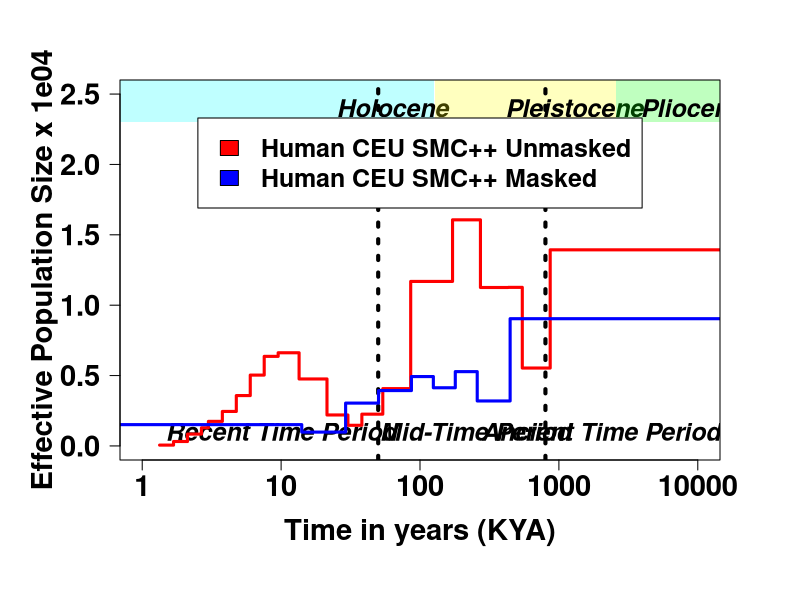

The R source for this figure:

ceu_hm <- read.csv("smcpp_hm.csv")
ceu_un <- read.csv("smcpp_un.csv")


pdf("Figure_1D.pdf",height=12,width=16)
par(mar = c(7, 6, 4, 4))
plot(ceu_un$x/1000,ceu_un$y/10000,xlim=c(1,10000),log="x",type="n",lwd="3",xlab="",ylab="",axes=F,cex.main=1.7,ylim=c(0,2.5))

rect(0.1,2.3,127,6, col=scales::alpha(rgb(col2rgb("cyan")[1,],col2rgb("cyan")[2,],col2rgb("cyan")[3,],max = 255), 0.25),border="transparent")
text(127/2,2.4,"Holocene",cex=1.5,font=4)
rect(128,2.3,2580,6, col=scales::alpha(rgb(col2rgb("yellow")[1,],col2rgb("yellow")[2,],col2rgb("yellow")[3,],max = 255), 0.25),border="transparent")
text(2580/2,2.4,"Pleistocene",cex=1.5,font=4)
rect(2580,2.3,15330,6, col=scales::alpha(rgb(col2rgb("green")[1,],col2rgb("green")[2,],col2rgb("green")[3,],max = 255), 0.25),border="transparent")
text(9000,2.4,"Pliocene",cex=1.5,font=4)
abline(v=800,lwd=4,lty=3)
text(2000,0.1,"Ancient Time Period",cex=1.5,font=4)
abline(v=50,lwd=4,lty=3)
text(250,0.1,"Mid-Time Period",cex=1.5,font=4)
text(10,0.1,"Recent Time Period",cex=1.5,font=4)

lines(ceu_un$x/1000,ceu_un$y/10000,type="s",lwd="3",col="red")
lines(ceu_hm$x/1000,ceu_hm$y/10000,type="s",lwd="3",col="blue")
axis(1, col="black",las=1,font=2,font.axis=4,cex.axis=1.75)
mtext(side=1, line=3.2, "Time in years (KYA)", col="black", font=2,cex=1.75)
axis(2, col="black",las=1,font=2,font.axis=4,cex.axis=1.75)
mtext(side=2, line=3.2, "Effective Population Size x 1e04",col="black", font=2,cex=1.75)
box()
legend("top", inset=0.1, legend=c("Human CEU SMC++ Unmasked","Human CEU SMC++ Masked"),fill=c("red","blue"),cex=1.5,text.font=2)
dev.off()

